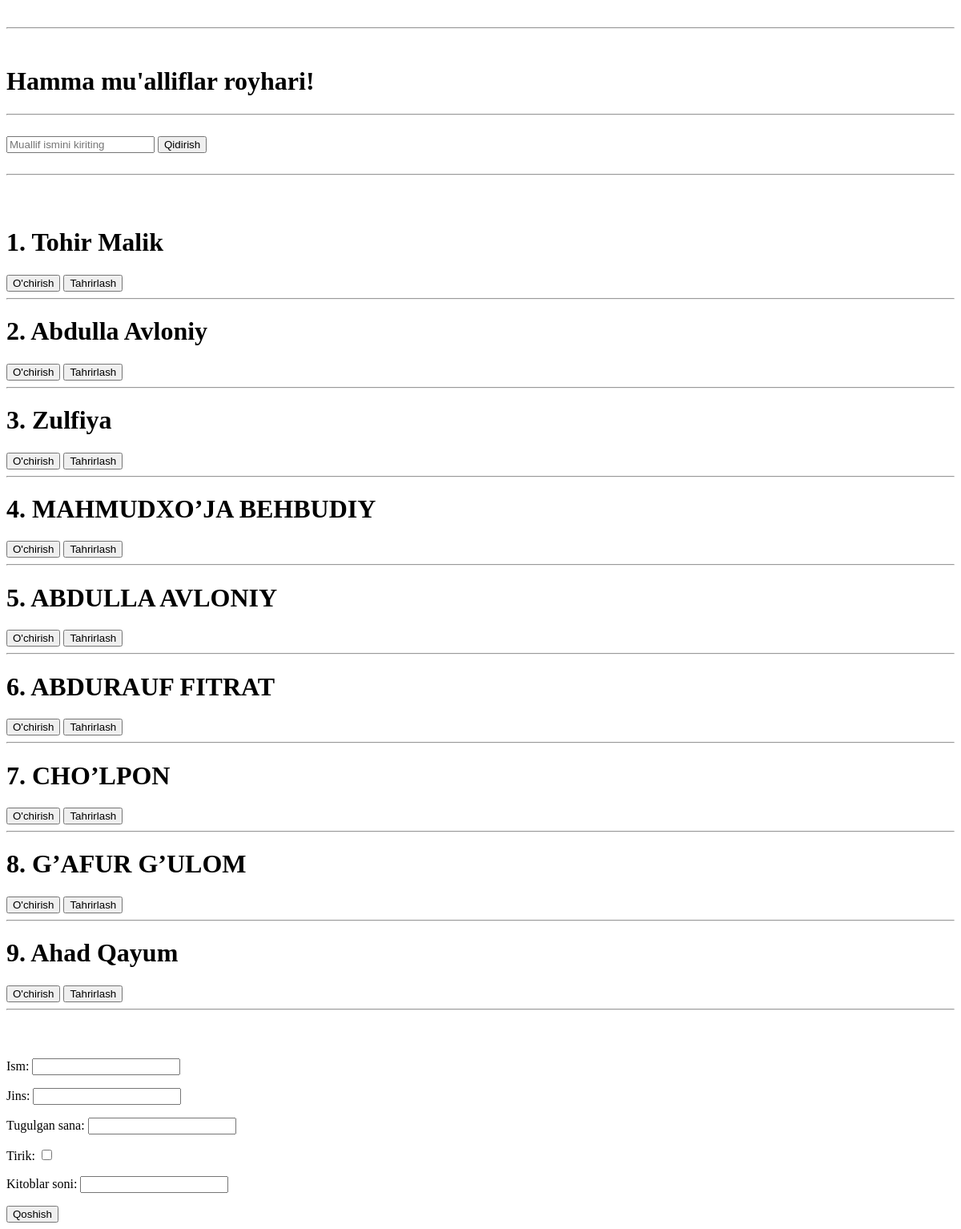
Before: /hamma_mualliflar/ with the older database file.
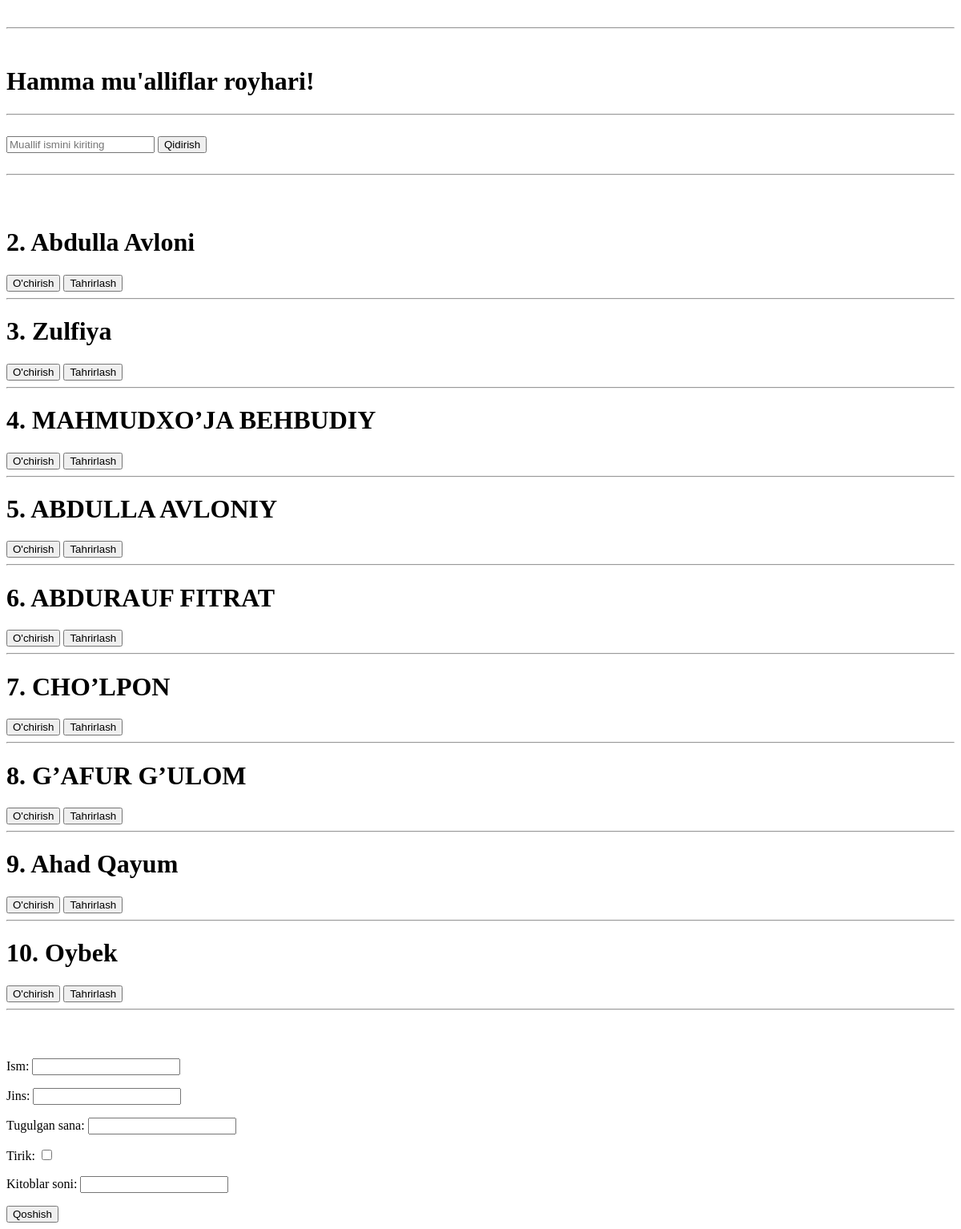
After: the same page with the newer database file.
### kutuxona/models.py (models this page shows, shortened)
class Muallif(models.Model):
    ism = models.CharField(max_length=50)
    jins = models.CharField(max_length=10)
    tugilgan_sana = models.DateField(null=True, blank=True)
    tirik = models.BooleanField()
    kitoblar_soni = models.PositiveSmallIntegerField()

### kutuxona/views.py (the view, shortened to what this page needs)
# urls.py: path('hamma_mualliflar/', hamma_mualliflar),
def hamma_mualliflar(reqest):
    natija = Muallif.objects.all()
    kiritilgan_ism = reqest.GET.get("ismi")
    if kiritilgan_ism is not None:
        natija = Muallif.objects.filter(ism__contains=kiritilgan_ism)
    date = {
        "mualliflar": natija,
        'forms': MuallifForm(),
    }
    return render(reqest, 'Muallif.html', date)

### kutuxona/forms.py
class MuallifForm(forms.Form):
    ism = forms.CharField()
    jins = forms.CharField()
    tugulgan_sana = forms.DateField()
    tirik = forms.BooleanField()
    kitoblar_soni = forms.IntegerField()

### Templates/Muallif.html (shortened to what this page needs)
<!DOCTYPE html>
<html lang="en">
<head>
</head>
<body>
<br>
<hr>
<br>
<h1>Hamma mu'alliflar royhari!</h1>
<hr>
<br>
<form method="get">
    <input name="ismi" type="text" placeholder="Muallif ismini kiriting">
    <button>Qidirish</button>
</form>
<br>
<hr>
<br>
<br>
    {% for muallif in mualliflar %}
        <h1>{{muallif.id}}. {{ muallif.ism }}</h1>
        <a href="/muallif_ochir/{{muallif.id}}/"><button>O'chirish</button></a>
        <a href="/muallif/{{muallif.id}}/tahrirlash/"><button>Tahrirlash</button></a>
        <hr>
    {% endfor %}
    <br>
    <br>
        <form method="post">{%csrf_token%}
             {{forms.as_p}}
        <button submit="True" >Qoshish</button>
    </form>
</body>
</html>

Changed rows visible on the page:
removed Muallif: id "1", ism "Tohir Malik"
changed Muallif id 2: ism "Abdulla Avloniy" → "Abdulla Avloni"
added Muallif: id "10", ism "Oybek"
